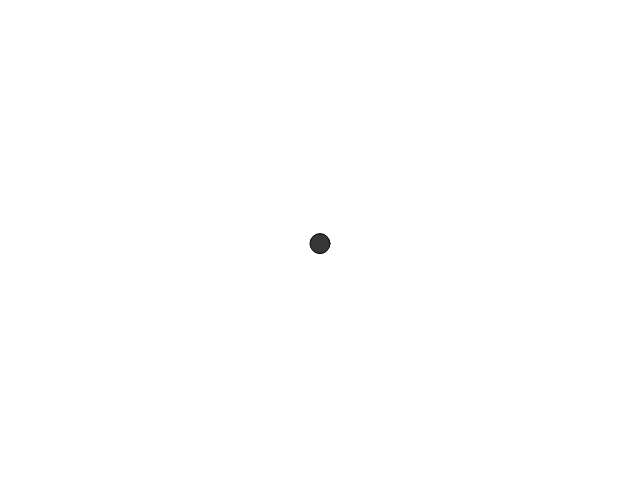
Frame 1 (no input)
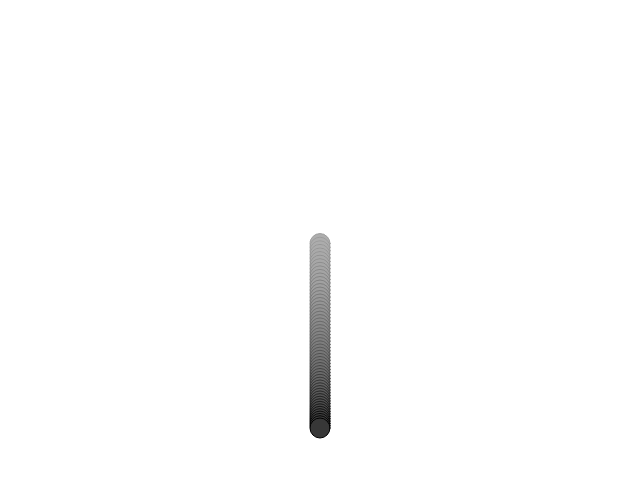
Frame 60 (no input)
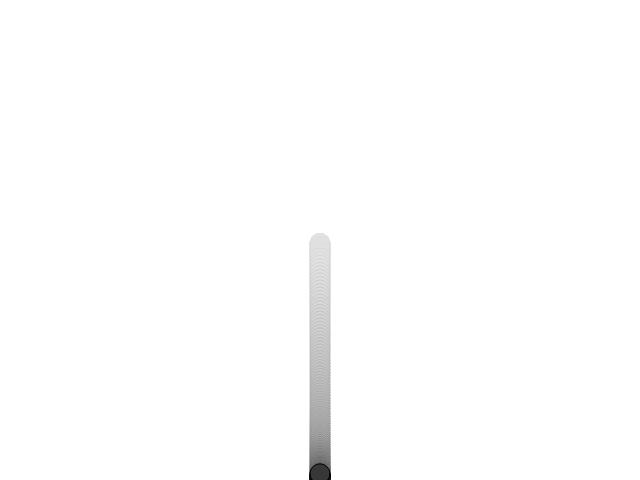
Frame 120 (the mouse pressed at the canvas centre since frame 60)

The p5.js sketch that drew these frames (run headless with seeded random() and noise() and a simulated clock; from frame 60 on, the mouse is pressed at the canvas centre):

// p5.js sketch
// ── sketch.js
var startAngle = 0;
var angelVel = 0.3;

function setup(){
	createCanvas(640, 480);
    background(255);
}

function draw(){
	background(220,4)
	
	//draw batton
	stroke(0);
	fill(55);
    
    startAngle += 0.015;
    var angle = startAngle;

	var y = map(sin(angle), -1,1,0,height);
    
    ellipse(width/2,y,20,20);
    
    angle += angelVel;
}
